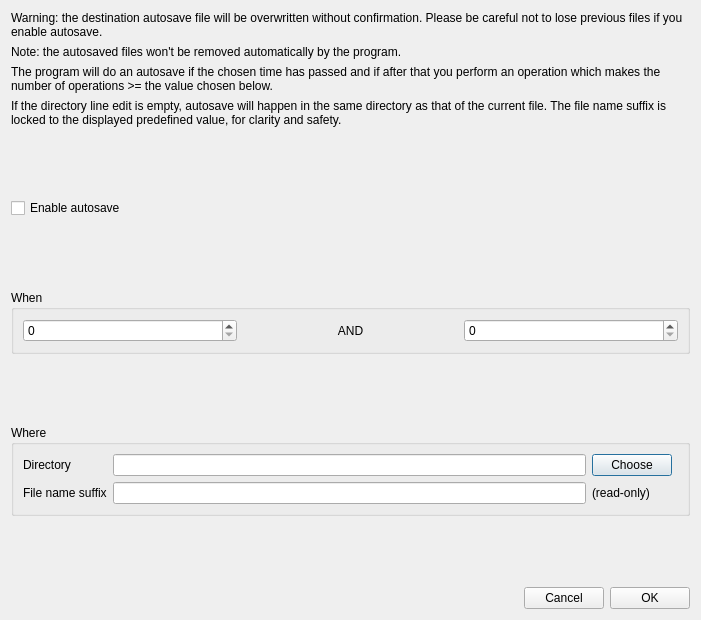
<?xml version="1.0" encoding="UTF-8"?>
<ui version="4.0">
 <class>SettingsAutosaveForm_template</class>
 <widget class="QDialog" name="SettingsAutosaveForm_template">
  <property name="geometry">
   <rect>
    <x>0</x>
    <y>0</y>
    <width>701</width>
    <height>620</height>
   </rect>
  </property>
  <property name="windowTitle">
   <string comment="The title of the dialog for choosing the settings for autosave of the data file">Autosave settings</string>
  </property>
  <layout class="QGridLayout" name="gridLayout_3">
   <item row="4" column="0" colspan="3">
    <spacer name="verticalSpacer">
     <property name="orientation">
      <enum>Qt::Vertical</enum>
     </property>
     <property name="sizeHint" stdset="0">
      <size>
       <width>595</width>
       <height>22</height>
      </size>
     </property>
    </spacer>
   </item>
   <item row="0" column="0" colspan="3">
    <widget class="QLabel" name="label">
     <property name="sizePolicy">
      <sizepolicy hsizetype="Minimum" vsizetype="Minimum">
       <horstretch>0</horstretch>
       <verstretch>0</verstretch>
      </sizepolicy>
     </property>
     <property name="text">
      <string>Warning: the destination autosave file will be overwritten without confirmation. Please be careful not to lose previous files if you enable autosave.</string>
     </property>
     <property name="wordWrap">
      <bool>true</bool>
     </property>
    </widget>
   </item>
   <item row="2" column="0" colspan="3">
    <widget class="QLabel" name="label3">
     <property name="sizePolicy">
      <sizepolicy hsizetype="Minimum" vsizetype="Minimum">
       <horstretch>0</horstretch>
       <verstretch>0</verstretch>
      </sizepolicy>
     </property>
     <property name="text">
      <string>The program will do an autosave if the chosen time has passed and if after that you perform an operation which makes the number of operations &gt;= the value chosen below.</string>
     </property>
     <property name="wordWrap">
      <bool>true</bool>
     </property>
    </widget>
   </item>
   <item row="9" column="0" colspan="3">
    <widget class="QGroupBox" name="whereToDoAutosaveGroupBox">
     <property name="title">
      <string comment="Where to do an autosave of the data file (the directory and file name)">Where</string>
     </property>
     <layout class="QGridLayout" name="gridLayout_2">
      <item row="0" column="1">
       <widget class="QLineEdit" name="directoryLineEdit"/>
      </item>
      <item row="0" column="2">
       <widget class="QPushButton" name="chooseDirectoryPushButton">
        <property name="text">
         <string comment="Choose a directory from the disk">Choose</string>
        </property>
       </widget>
      </item>
      <item row="2" column="1">
       <widget class="QLineEdit" name="fileNameLineEdit"/>
      </item>
      <item row="2" column="0">
       <widget class="QLabel" name="fileNameLabel">
        <property name="text">
         <string>File name suffix</string>
        </property>
       </widget>
      </item>
      <item row="0" column="0">
       <widget class="QLabel" name="directoryLabel">
        <property name="text">
         <string>Directory</string>
        </property>
       </widget>
      </item>
      <item row="2" column="2" colspan="2">
       <widget class="QLabel" name="fileNameLabel2">
        <property name="text">
         <string comment="The line edit for the autosave file name suffix is read-only">(read-only)</string>
        </property>
       </widget>
      </item>
     </layout>
    </widget>
   </item>
   <item row="1" column="0" colspan="3">
    <widget class="QLabel" name="label2">
     <property name="sizePolicy">
      <sizepolicy hsizetype="Minimum" vsizetype="Minimum">
       <horstretch>0</horstretch>
       <verstretch>0</verstretch>
      </sizepolicy>
     </property>
     <property name="text">
      <string>Note: the autosaved files won't be removed automatically by the program.</string>
     </property>
     <property name="wordWrap">
      <bool>true</bool>
     </property>
    </widget>
   </item>
   <item row="11" column="1">
    <widget class="QPushButton" name="cancelPushButton">
     <property name="text">
      <string>Cancel</string>
     </property>
    </widget>
   </item>
   <item row="11" column="2">
    <widget class="QPushButton" name="okPushButton">
     <property name="text">
      <string>OK</string>
     </property>
    </widget>
   </item>
   <item row="8" column="0" colspan="3">
    <spacer name="verticalSpacer_3">
     <property name="orientation">
      <enum>Qt::Vertical</enum>
     </property>
     <property name="sizeHint" stdset="0">
      <size>
       <width>595</width>
       <height>21</height>
      </size>
     </property>
    </spacer>
   </item>
   <item row="6" column="0" colspan="3">
    <spacer name="verticalSpacer_2">
     <property name="orientation">
      <enum>Qt::Vertical</enum>
     </property>
     <property name="sizeHint" stdset="0">
      <size>
       <width>595</width>
       <height>23</height>
      </size>
     </property>
    </spacer>
   </item>
   <item row="5" column="0">
    <widget class="QCheckBox" name="enableAutosaveCheckBox">
     <property name="text">
      <string>Enable autosave</string>
     </property>
    </widget>
   </item>
   <item row="11" column="0">
    <spacer name="horizontalSpacer">
     <property name="orientation">
      <enum>Qt::Horizontal</enum>
     </property>
     <property name="sizeHint" stdset="0">
      <size>
       <width>40</width>
       <height>20</height>
      </size>
     </property>
    </spacer>
   </item>
   <item row="10" column="0" colspan="3">
    <spacer name="verticalSpacer_4">
     <property name="orientation">
      <enum>Qt::Vertical</enum>
     </property>
     <property name="sizeHint" stdset="0">
      <size>
       <width>595</width>
       <height>23</height>
      </size>
     </property>
    </spacer>
   </item>
   <item row="7" column="0" colspan="3">
    <widget class="QGroupBox" name="whenToDoAutosaveGroupBox">
     <property name="title">
      <string comment="When to do an autosave of the data file. There are two conditions.">When</string>
     </property>
     <layout class="QGridLayout" name="gridLayout">
      <item row="0" column="0">
       <widget class="QSpinBox" name="minutesSpinBox"/>
      </item>
      <item row="0" column="1">
       <widget class="QLabel" name="andLabel">
        <property name="text">
         <string comment="Meaning conjunction of two conditions">AND</string>
        </property>
        <property name="alignment">
         <set>Qt::AlignCenter</set>
        </property>
       </widget>
      </item>
      <item row="0" column="2">
       <widget class="QSpinBox" name="operationsSpinBox"/>
      </item>
     </layout>
    </widget>
   </item>
   <item row="3" column="0" colspan="3">
    <widget class="QLabel" name="label4">
     <property name="sizePolicy">
      <sizepolicy hsizetype="Minimum" vsizetype="Minimum">
       <horstretch>0</horstretch>
       <verstretch>0</verstretch>
      </sizepolicy>
     </property>
     <property name="text">
      <string comment="line edit mean a line in which the user can write text.">If the directory line edit is empty, autosave will happen in the same directory as that of the current file. The file name suffix is locked to the displayed predefined value, for clarity and safety.</string>
     </property>
     <property name="wordWrap">
      <bool>true</bool>
     </property>
    </widget>
   </item>
  </layout>
 </widget>
 <resources/>
 <connections/>
</ui>
